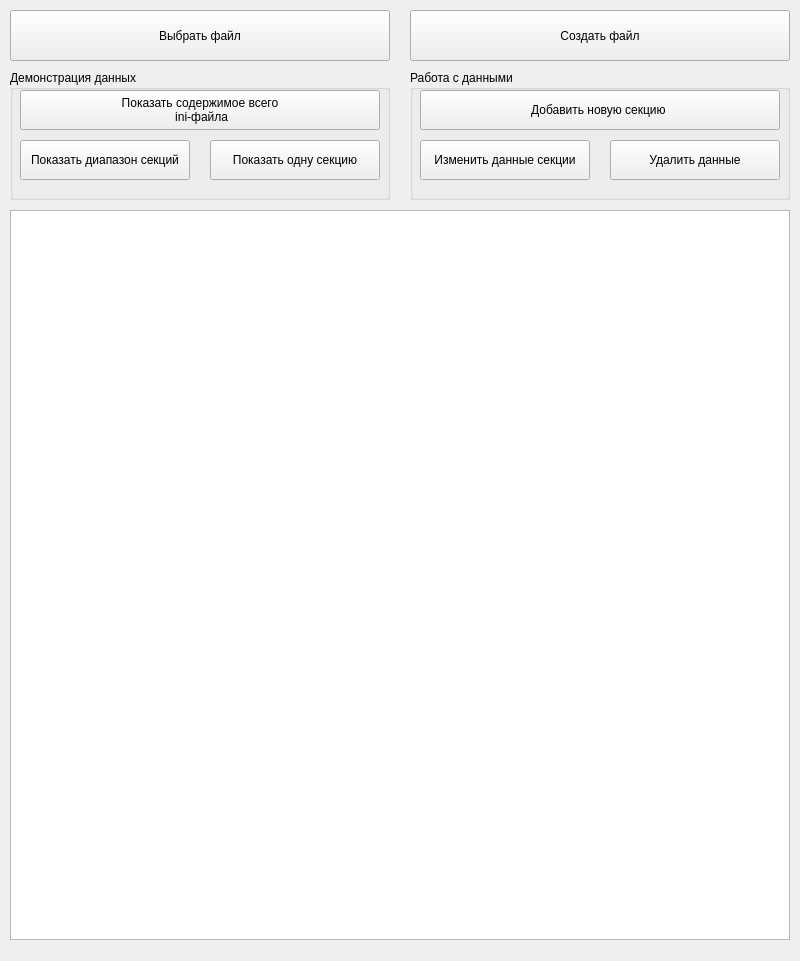
<?xml version="1.0" encoding="UTF-8"?>
<ui version="4.0">
 <class>Ini</class>
 <widget class="QWidget" name="Ini">
  <property name="geometry">
   <rect>
    <x>0</x>
    <y>0</y>
    <width>800</width>
    <height>961</height>
   </rect>
  </property>
  <property name="windowTitle">
   <string>Ini</string>
  </property>
  <widget class="QPushButton" name="pushButtonChooseFile">
   <property name="geometry">
    <rect>
     <x>10</x>
     <y>10</y>
     <width>380</width>
     <height>51</height>
    </rect>
   </property>
   <property name="text">
    <string>Выбрать файл</string>
   </property>
  </widget>
  <widget class="QGroupBox" name="groupBox">
   <property name="geometry">
    <rect>
     <x>10</x>
     <y>70</y>
     <width>380</width>
     <height>130</height>
    </rect>
   </property>
   <property name="title">
    <string>Демонстрация данных</string>
   </property>
   <widget class="QPushButton" name="pushButtonShowAll">
    <property name="geometry">
     <rect>
      <x>10</x>
      <y>20</y>
      <width>360</width>
      <height>40</height>
     </rect>
    </property>
    <property name="text">
     <string>Показать содержимое всего
 ini-файла</string>
    </property>
   </widget>
   <widget class="QPushButton" name="pushButtonShowRangeSections">
    <property name="geometry">
     <rect>
      <x>10</x>
      <y>70</y>
      <width>170</width>
      <height>40</height>
     </rect>
    </property>
    <property name="text">
     <string>Показать диапазон секций</string>
    </property>
   </widget>
   <widget class="QPushButton" name="pushButtonShowOneSection">
    <property name="geometry">
     <rect>
      <x>200</x>
      <y>70</y>
      <width>170</width>
      <height>40</height>
     </rect>
    </property>
    <property name="text">
     <string>Показать одну секцию</string>
    </property>
   </widget>
  </widget>
  <widget class="QGroupBox" name="groupBox_2">
   <property name="geometry">
    <rect>
     <x>410</x>
     <y>70</y>
     <width>380</width>
     <height>130</height>
    </rect>
   </property>
   <property name="title">
    <string>Работа с данными</string>
   </property>
   <widget class="QPushButton" name="pushButtonChangeContentSection">
    <property name="geometry">
     <rect>
      <x>10</x>
      <y>70</y>
      <width>170</width>
      <height>40</height>
     </rect>
    </property>
    <property name="text">
     <string>Изменить данные секции</string>
    </property>
   </widget>
   <widget class="QPushButton" name="pushButtonAddNewSection">
    <property name="geometry">
     <rect>
      <x>10</x>
      <y>20</y>
      <width>360</width>
      <height>40</height>
     </rect>
    </property>
    <property name="text">
     <string>Добавить новую секцию </string>
    </property>
   </widget>
   <widget class="QPushButton" name="pushButtonDeleteData">
    <property name="geometry">
     <rect>
      <x>200</x>
      <y>70</y>
      <width>170</width>
      <height>40</height>
     </rect>
    </property>
    <property name="text">
     <string>Удалить данные</string>
    </property>
   </widget>
  </widget>
  <widget class="QTextBrowser" name="textBrowser">
   <property name="geometry">
    <rect>
     <x>10</x>
     <y>210</y>
     <width>780</width>
     <height>730</height>
    </rect>
   </property>
  </widget>
  <widget class="QPushButton" name="pushButtonCreateFile">
   <property name="geometry">
    <rect>
     <x>410</x>
     <y>10</y>
     <width>380</width>
     <height>51</height>
    </rect>
   </property>
   <property name="text">
    <string>Создать файл</string>
   </property>
  </widget>
 </widget>
 <resources/>
 <connections/>
</ui>
